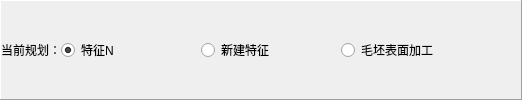
           <widget class="QFrame" name="curPlanContentLabel">
            <property name="minimumSize">
             <size>
              <width>0</width>
              <height>32</height>
             </size>
            </property>
            <property name="autoFillBackground">
             <bool>false</bool>
            </property>
            <property name="frameShape">
             <enum>QFrame::Panel</enum>
            </property>
            <property name="frameShadow">
             <enum>QFrame::Raised</enum>
            </property>
            <property name="lineWidth">
             <number>1</number>
            </property>
            <layout class="QHBoxLayout" name="horizontalLayout_35">
             <property name="spacing">
              <number>0</number>
             </property>
             <property name="leftMargin">
              <number>0</number>
             </property>
             <property name="topMargin">
              <number>0</number>
             </property>
             <property name="rightMargin">
              <number>0</number>
             </property>
             <property name="bottomMargin">
              <number>0</number>
             </property>
             <item>
              <layout class="QHBoxLayout" name="horizontalLayout_14">
               <property name="spacing">
                <number>0</number>
               </property>
               <item>
                <widget class="QLabel" name="label_2">
                 <property name="text">
                  <string>当前规划：</string>
                 </property>
                </widget>
               </item>
               <item>
                <widget class="QRadioButton" name="curPlanFeatureN">
                 <property name="sizePolicy">
                  <sizepolicy hsizetype="Fixed" vsizetype="Fixed">
                   <horstretch>0</horstretch>
                   <verstretch>0</verstretch>
                  </sizepolicy>
                 </property>
                 <property name="minimumSize">
                  <size>
                   <width>140</width>
                   <height>0</height>
                  </size>
                 </property>
                 <property name="text">
                  <string>特征N</string>
                 </property>
                 <property name="checked">
                  <bool>true</bool>
                 </property>
                 <property name="autoRepeatDelay">
                  <number>0</number>
                 </property>
                </widget>
               </item>
               <item>
                <widget class="QRadioButton" name="curPlanNewFeature">
                 <property name="sizePolicy">
                  <sizepolicy hsizetype="Fixed" vsizetype="Fixed">
                   <horstretch>0</horstretch>
                   <verstretch>0</verstretch>
                  </sizepolicy>
                 </property>
                 <property name="minimumSize">
                  <size>
                   <width>140</width>
                   <height>0</height>
                  </size>
                 </property>
                 <property name="text">
                  <string>新建特征</string>
                 </property>
                 <property name="autoRepeatDelay">
                  <number>0</number>
                 </property>
                </widget>
               </item>
               <item>
                <widget class="QRadioButton" name="curPlanBlankPlane">
                 <property name="sizePolicy">
                  <sizepolicy hsizetype="Fixed" vsizetype="Fixed">
                   <horstretch>0</horstretch>
                   <verstretch>0</verstretch>
                  </sizepolicy>
                 </property>
                 <property name="minimumSize">
                  <size>
                   <width>140</width>
                   <height>0</height>
                  </size>
                 </property>
                 <property name="text">
                  <string>毛坯表面加工</string>
                 </property>
                 <property name="autoRepeatDelay">
                  <number>0</number>
                 </property>
                </widget>
               </item>
               <item>
                <spacer name="horizontalSpacer_15">
                 <property name="orientation">
                  <enum>Qt::Horizontal</enum>
                 </property>
                 <property name="sizeHint" stdset="0">
                  <size>
                   <width>40</width>
                   <height>20</height>
                  </size>
                 </property>
                </spacer>
               </item>
              </layout>
             </item>
            </layout>
           </widget>
